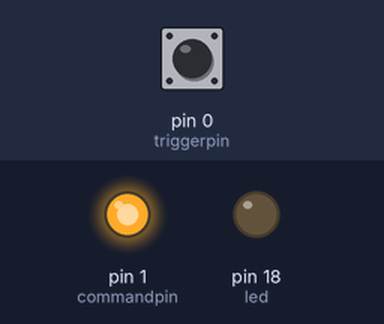
Bench run of a sketch on a simulated Arduino Uno, built with avr-gcc and run on an emulated ATmega328P. Shown: output pins drawn as LEDs (lit = HIGH). Dashed ring = blinking. The test bench sets the inputs (shaded band); at power-on: pin 0 (triggerpin) HIGH.

Above: at 1.2 s.
1.3 s: pin 0 (triggerpin) pulled LOW for 0.15 s
At 3.2 s:
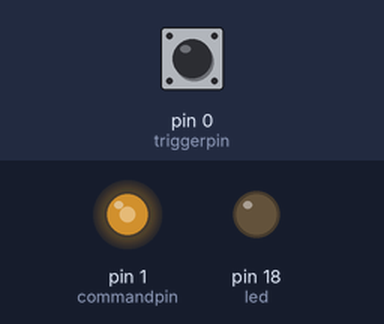
3.8 s: pin 0 (triggerpin) pulled LOW for 1 s
At 4.8 s:
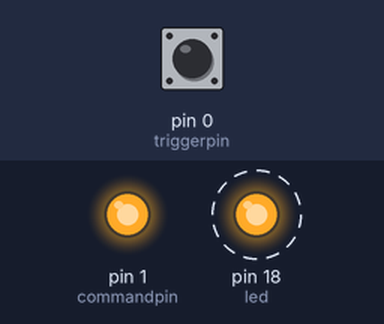
6.8 s: pin 0 (triggerpin) pulled LOW for 3.2 s
At 7.07 s:
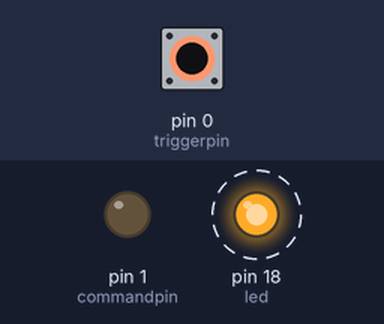
Timing chart, 0 to 12.3 s (numbered marks = the images above; inputs shaded):
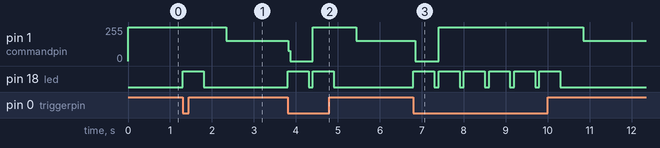

Measured:
- after the input at 1.3 s, pin 1 (commandpin): 255/255 → 153/255 after 1.0 s; pin 18 (led): LOW → HIGH at once, → LOW 0.50 s later
- after the input at 3.8 s, pin 1 (commandpin): 153/255 → 0/255 at once, → 255/255 0.58 s later, → 153/255 1.0 s later; pin 18 (led): alternates HIGH for 0.50 s and LOW for 0.10 s, 4 changes in all, then stays LOW, starting at once
- after the input at 6.8 s, pin 1 (commandpin): 153/255 → 0/255 at once, → 255/255 0.56 s later, → 153/255 3.4 s later; pin 18 (led): alternates HIGH for 0.50 s and LOW for 0.10 s, 12 changes in all, then stays LOW, starting at once

The sketch:

combine_test.ino
```cpp
const int commandpin = 1, triggerpin = 0, led = 18;

unsigned long currentmillis = 0;
unsigned long headmillis = 0, resettime = 30000000;


void setup() {
  pinMode(commandpin, OUTPUT);
  pinMode(triggerpin, INPUT);
  pinMode(led, OUTPUT);
  //digitalWrite(commandpin, LOW);
  //digitalWrite(triggerpin, LOW);
  digitalWrite(commandpin, HIGH);
  digitalWrite(triggerpin, HIGH);
}

void loop() {
  /*if (currentmillis > resettime) {
    digitalWrite(commandpin, HIGH); ////////////////////master command   //都要low trigger 並在30s後
  }

  if (digitalRead(triggerpin) == HIGH) {
    resetandsave();
  }
  delay(100);
  digitalWrite(commandpin, LOW);    ////////////////////master command*/

  if (currentmillis > resettime) {
    digitalWrite(commandpin, LOW); ////////////////////master command
    }

    if (digitalRead(triggerpin) == LOW) {
    resetandsave();
    }
    //delay(100);
    digitalWrite(commandpin, HIGH);    ////////////////////master command


  currentmillis = micros();
}


void resetandsave() { //
  currentmillis = micros();

  //Serial.print(currentmillis);
  //Serial.println(F(" resetandsave"));
  resettime = 1000000 + currentmillis;
  digitalWrite(led, HIGH);
  delay(500);
  digitalWrite(led, LOW);
  delay(100);
}
```
